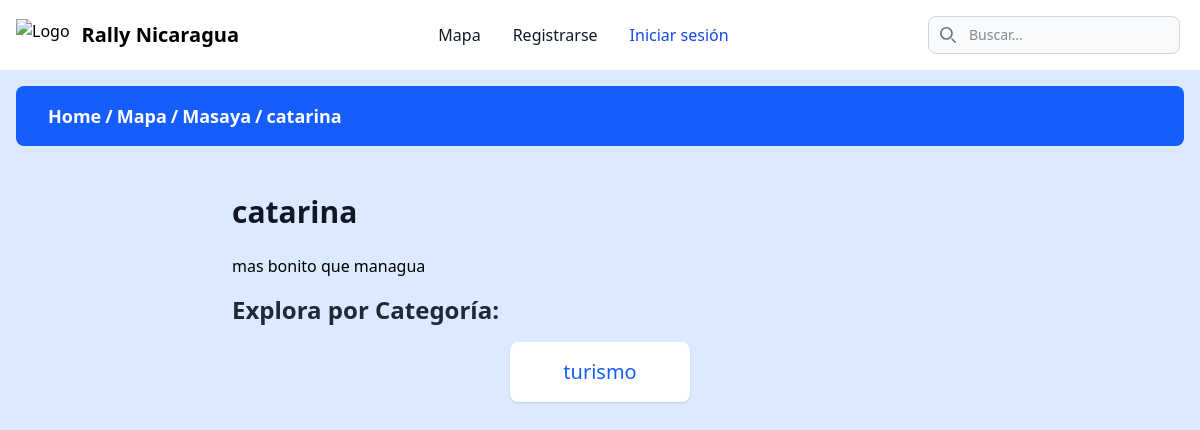
Before: /home/maps/municipality/catarina/ with the older database file.
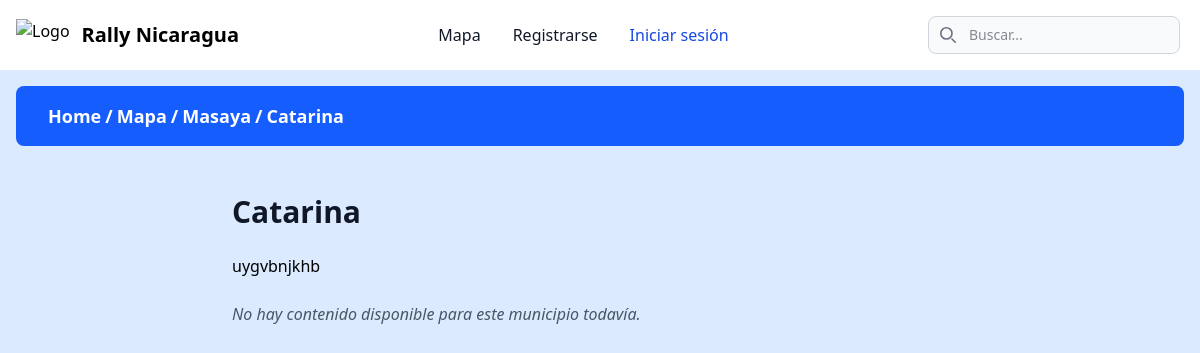
After: the same page with the newer database file.
### page/models.py (models this page shows, shortened)
class Department(models.Model):
    name = models.CharField("Nombre", max_length=100, unique=True)
    description = models.TextField("Descripción", blank=True, null=True)
    slug = models.SlugField(max_length=120, unique=True, blank=True, help_text="Versión del nombre para URLs amigables.")
    def get_absolute_url(self):
        return reverse('maps-department', kwargs={'department_slug': self.slug})
    class Meta:
        verbose_name = "Departamento"
        verbose_name_plural = "Departamentos"
        ordering = ['name']

class Municipality(models.Model):
    name = models.CharField("Nombre", max_length=100)
    description = models.TextField("Descripción", blank=True, null=True)
    department = models.ForeignKey(Department, on_delete=models.CASCADE, related_name='municipalities', verbose_name="Departamento")
    slug = models.SlugField(max_length=120, unique=True, blank=True, help_text="Versión del nombre para URLs amigables. Se genera automáticamente.")
    def get_absolute_url(self):
        return reverse('municipality-detail', kwargs={'municipality_slug': self.slug})
    class Meta:
        verbose_name = "Municipio"
        verbose_name_plural = "Municipios"
        unique_together = ('name', 'department')
        ordering = ['department__name', 'name']

class Category(models.Model):
    name = models.CharField("Nombre", max_length=100, unique=True)
    slug = models.SlugField(max_length=120, unique=True, blank=True, help_text="Versión del nombre para URLs amigables.")
    description = models.TextField("Descripción", blank=True, null=True)
    class Meta:
        verbose_name = "Categoría"
        verbose_name_plural = "Categorías"
        ordering = ['name']

### page/views.py (the view)
# urls.py: path('home/maps/municipality/<slug:municipality_slug>/', municipality_detail, name='municipality-detail'),
def municipality_detail(request, municipality_slug):
    municipality = get_object_or_404(Municipality, slug=municipality_slug)
    category_pages = CategoryPage.objects.filter(municipality=municipality).select_related('category')
    categories = [page.category for page in category_pages]
    return render(request, "page/municipality.html", {
        "municipality": municipality,
        "department": municipality.department,
        "categories": categories,
    })

### page/templates/page/municipality.html (shortened to what this page needs)
{% extends 'rally_nicaragua/base.html' %}
{% load breadcrumbs %}
{% load static %}
{% block content %}
{% render_breadcrumb %}
<div class="container mx-auto px-4 py-8 max-w-3xl">
    <h2 class="text-3xl font-extrabold text-gray-900 mb-6">
        {{ municipality.name }}
    </h2>
    {% if municipality.description %}
    <div>
        {{ municipality.description|safe }}
    </div>
    {% endif %}
    {% if categories %}
    <h3 class="text-2xl font-semibold text-gray-800 my-4">Explora por Categoría:</h3>
    <ul class="flex justify-center items-center flex-wrap gap-4">
        {% for category in categories %}
        <li
            class="bg-white rounded-lg shadow-sm hover:shadow-md transition-shadow duration-200 flex-shrink-0 min-w-[180px] max-w-[250px]">
            <a href="{% url 'category-page' municipality_slug=municipality.slug category_slug=category.slug %}"
                class="block p-4 text-xl font-medium text-blue-600 hover:text-blue-800 w-full text-center">
                {{ category.name }}
            </a>
        </li>
        {% endfor %}
    </ul>
    {% else %}
    <p class="text-gray-600 italic mt-6">No hay contenido disponible para este municipio todavía.</p>
    {% endif %}
</div>
{% endblock %}

### templates/components/breadcrumb.html
<div class="flex justify-center items-center p-4  w-full z-20">
  <div
    class="flex justify-start items-center w-full max-w-7xl bg-blue-600 backdrop-blur-sm py-4 px-8 rounded-lg flex-wrap gap-1">
    {% for item in breadcrumb %}
    {% if item.url %}
    <a href="{{ item.url }}" class="text-white font-bold text-lg">{{ item.name }}</a>
    {% if not forloop.last %}
    <span class="text-white font-bold text-lg">/</span>
    {% endif %}
    {% else %}
    <span class="text-white font-bold text-lg">{{ item.name }}</span>
    {% endif %}
    {% endfor %}
  </div>
</div>

Changed rows visible on the page:
no longer on this page (row edited): Category: name "turismo"
changed Municipality: name "catarina" → "Catarina"; description "mas bonito que managua" → "uygvbnjkhb"
Other visible differences:
text no longer shown: "Explora por Categoría:"
text now shown: "No hay contenido disponible para este municipio todavía."
